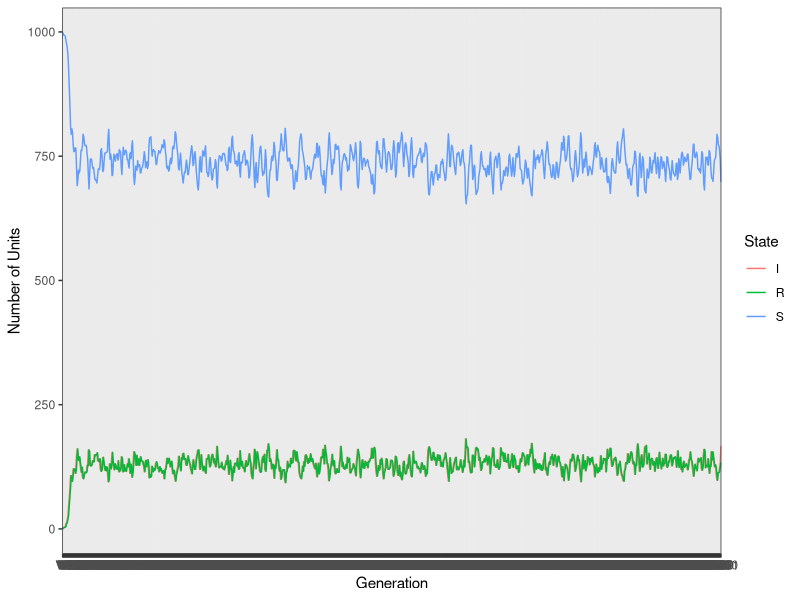

This figure's R source:
## ---- chunk 1
knitr::opts_chunk$set(echo = TRUE)
## ---- chunk 2


S_to_I <- function(I_index, S_index, N, k_estimate, R_estimate) {
  
  cases <- length(I_index) # current number of infected units in population
  secondary_cases <- rnbinom(cases,   # number of secondary cases generated, based on NBD
                             size = k_estimate,
                             mu = R_estimate)
  secondary_cases <- secondary_cases[secondary_cases > 0] #subset only those which secondary cases /= 0
  
  #If there are secondary cases generated then sample from the susceptible population to determine identity of new infecteds >>>
  
  if (length(secondary_cases) > 0) {
    cases_index <- vector() #vector to hold ids of new infected cases
    
    # limit the max number of new cases to the number of susceptibles in the population
    Vsize <- secondary_cases
    Vsize[Vsize > N] <- N
    
    # Sample from susceptible units, to generate new case ids
    L <- lapply(Vsize,
                function(x)
                  sample(N, x, replace = FALSE))
    cases_index <- unique(unlist(L)) #ensure no duplications in case ids
    cases_index <- cases_index[cases_index %in% S_index]
    
  }else{ 
    #if no secondary cases are produced then case_index vector <- 0
    cases_index <- numeric(0) 
  }
  return(cases_index)
}

## ---- chunk 3

R_to_S <- function(state_tracker, R_index, R_period) {
  
  R_matrix <- state_tracker[R_index, ] # subset state_tracker matrix to contain only units in R state
  
  if(length(R_index == 1)){
    R_counts <- length(which(R_matrix == "R"))
    if(R_counts >= R_period){
      new_S <- "S"
    }else{
      new_S <- "R"
    }
  }else{
  
  # Create a vector to hold the number of timesteps for which a unit has been in R state
    R_counts <-
      apply(R_matrix, MARGIN = 1, function(x) length(which(x == "R")))
  
  # Create a vector to contain the state of R units in the next generation (R or S)
  new_S <- R_index 
  
  # If unit has been in R state for >= R_period then change state to S
  new_S[R_counts >= R_period] <- "S"
  new_S[R_counts < R_period] <- "R"
  }
  
  return(new_S) 
}


## ---- chunk 4


state_update <- function(state_tracker,
                         R_period,
                         N,
                         k_estimate,
                         R_estimate) {
  
    for (i in 2:ncol(state_tracker)) {
      
      disease_state <- state_tracker[, i - 1] # current state of population
      
      S_index <- which(disease_state == "S") # ids of Susceptible individuals
      I_index <- which(disease_state == "I") # ids of Infected individuals
      R_index <- which(disease_state == "R") # ids of Recovered individuals
      
      new_disease_state <- vector(length = length(disease_state)) # vector to hold disease state of units in population at next timestep
      
      
      ########### UPDATE I UNITS (I --> R) ##############
      # All infecteds become recovered in a given timestep
      
      if (length(I_index) > 0) {
        new_disease_state[I_index] <- "R"
      }
      
      ########### UPDATE R UNITS (R --> S/R) ##############
      ## Recovereds become Susceptible again after being recovered for generations >= R_period 
      
      if (length(R_index) > 1) {
        new_S <- R_to_S(state_tracker, R_index, R_period) # new_S is a vector containing new state of all Rs in population
        new_disease_state[R_index] <- new_S # update status of all Rs in population with new state
      }
      
      ########### UPDATE S UNITS (S --> S/I) ##############
      ## Infected units produce secondary cases according to negative binomial distribution (NBD)
      
      if (length(S_index > 0)) {
        case_index <- S_to_I(I_index, S_index, N, k_estimate, R_estimate)
        new_disease_state[S_index] <- "S"
        new_disease_state[case_index] <- "I"
      }
      
      ########### UPDATE STATE TRACKER ##############
      state_tracker[, i] <- new_disease_state # update column of state_matrix with new population state
      
    }
  
  return(state_tracker)
  }



## ---- chunk 5

### SET UP ###

N <- 1000 # Population size
I0 <- 1 # number of index cases

init_state <- c(rep("I", I0), # Initial disease state of units within population
                rep("S", N - I0)
)

generations <- 1000 # number of generations to simulate

state_tracker <- matrix(nrow = N, ncol = 1+generations) # a matrix to contain the disease state of all units over X generations, ncol = 1 + generations with first col containing initial state of population

state_tracker[,1] <- init_state # first col contains initial state of units in population



### PARAMETERS ###

R_period <- 3 # number of timesteps spent in "recovered" state before becoming susceptible again
k_estimate <- 1000 # 0.18 overdispersion parameter for NBD using estimate for Ebola from Althaus 2015
R_estimate <- 1.5 # 0.95 average R using estimate for Ebola from Althaus 2015

## ---- chunk 6

population_state <- state_update(state_tracker, 
                                 R_period,
                                 N,
                                 k_estimate, 
                                 R_estimate)

# Track the numbers of S, I, R units in each generation:

state_numbers <- matrix(nrow = 3, ncol = ncol(population_state)) # A matrix to contain the number of units in each disease state over time
rownames(state_numbers) <- c("S", "I", "R")

for(i in 1:ncol(population_state)){
  state_numbers[1, i] <- length(which(population_state[,i] == "S"))
  state_numbers[2, i] <- length(which(population_state[,i] == "I"))
  state_numbers[3, i] <- length(which(population_state[,i] == "R"))
}

state_numbers <- as.data.frame(state_numbers) #state_numbers contains the number of units in each state (S, I, R) at each timestep/generation

state_numbers$state <- c("S", "I", "R")


## ---- chunk 7

library(reshape2)
library(ggplot2)
data_long <- melt(state_numbers) # data in long format for ggplot2

ggplot(data = data_long, 
       aes(x = variable, y = value, group = state, colour = state)) +
  geom_line() + 
  scale_colour_hue(name = "State") + 
  xlab("Generation") + ylab("Number of Units") +
  theme_bw()

